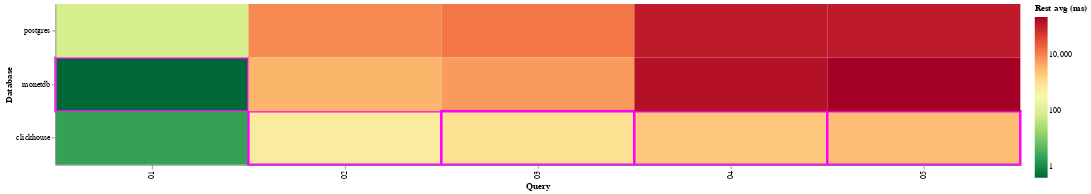

Notebook code cell kept with this figure:
### Code cell
df = db.execute(
    """
WITH query_events AS (
    SELECT
        b.db,
        e.benchmark_id,
        e.name,
        e.time,
        e.type
    FROM event e
    JOIN benchmark b ON e.benchmark_id = b.id
    WHERE b.suite = (?)
      AND b.deleted_at is NULL
      AND e.name ~ '^query_.*_iteration_[0-9]+$'
),
paired AS (
    SELECT
        s.db,
        REGEXP_REPLACE(s.name, '_iteration_[0-9]+$', '') AS base_query,
        CAST(REGEXP_EXTRACT(s.name, '_iteration_([0-9]+)$', 1) AS INTEGER) AS iteration,
        epoch(e.time - s.time) AS duration_seconds
    FROM query_events s
    JOIN query_events e
      ON s.db = e.db
     AND s.benchmark_id = e.benchmark_id
     AND s.name = e.name
     AND s.type = 'start'
     AND e.type = 'end'
),
aggregated AS (
    SELECT
        db,
        base_query,
        MAX(CASE WHEN iteration = 1 THEN duration_seconds END) AS first_seconds,
        AVG(CASE WHEN iteration > 1 THEN duration_seconds END) AS rest_avg_seconds,
        STDDEV_SAMP(CASE WHEN iteration > 1 THEN duration_seconds END) AS rest_stddev_seconds,
        COUNT(*) FILTER (WHERE iteration > 1) AS rest_runs
    FROM paired
    GROUP BY db, base_query
)
SELECT
	db,
	base_query as query,
	1000 * ROUND(first_seconds, 4) AS first_ms,
	1000 * ROUND(rest_avg_seconds, 4) AS rest_avg_ms,
	1000 * ROUND(rest_stddev_seconds, 4) AS rest_stddev_ms,
	rest_runs
FROM
	aggregated
ORDER BY
	query;

""",
    [SUITE],
).pl()


df = df.with_columns(
    pl.col.query.str.strip_prefix("query_").str.split("_").list.first().alias("query"),
    (pl.col.rest_runs + 1).alias("runs"),
)

# df = df.filter(pl.col.db.is_in(["postgres", "monetdb", "postgres-no-index"]))

metric: Literal["first", "rest"] = "rest"


dff = (
    df.group_by("query")
    .agg(pl.col("rest_avg_ms" if metric == "rest" else "first_ms").min().alias("best"))
    .join(df, on="query")
    .with_columns((pl.col("rest_avg_ms" if metric == "rest" else "first_ms") == pl.col("best")).alias("is_fastest"))
    .drop("best")
)


if SUITE == "clickbench":
    dff = dff.sort(pl.col.query.str.strip_prefix("Q").cast(pl.Int32))


query_order = dff["query"].to_list()

db_order = (
    dff.filter(pl.col("is_fastest")).group_by("db").len().sort("len", descending=True).get_column("db").to_list()
)[::-1]


for missing in sorted(set(dff.unique("db").get_column("db").to_list()) - set(db_order), reverse=True):
    db_order = [missing] + db_order

heatmap = (
    alt.Chart(dff)
    .mark_rect()
    .encode(
        y=alt.Y("db:N", title="Database", sort=db_order),
        x=alt.X("query:N", title="Query", sort=query_order),
        color=alt.Color(
            "first_ms:Q",
            title="First (ms)",
            scale=alt.Scale(scheme="redyellowgreen", type="log", reverse=True),
        )
        if metric == "first"
        else alt.Color(
            "rest_avg_ms:Q",
            title="Rest avg (ms)",
            scale=alt.Scale(scheme="redyellowgreen", type="log", reverse=True),
        ),
        stroke=alt.condition(
            "datum.is_fastest",
            alt.value("magenta"),
            alt.value("none"),
        ),
        strokeWidth=alt.condition(
            "datum.is_fastest",
            alt.value(3),
            alt.value(0),
        ),
        tooltip=[
            alt.Tooltip("db:N", title="Database"),
            alt.Tooltip("query:N", title="Query"),
            alt.Tooltip("rest_avg_ms:Q", title="Rest avg (ms)"),
            alt.Tooltip("rest_stddev_ms:Q", title="Rest stddev (ms)"),
            alt.Tooltip("first_ms:Q", title="First run (ms)"),
            alt.Tooltip("runs:Q", title="Number of runs"),
        ],
    )
    .properties(width=1200, height=200)
)


heatmap

### Figure 1 — Vega-Lite specification as saved in the notebook (floating-point values rounded to 4 significant figures)
{"config": {"view": {"continuousWidth": 300, "continuousHeight": 300}}, "data": {"name": "data-e1196a0950a5d646ad7726e893377d63"}, "mark": {"type": "rect"}, "encoding": {"color": {"field": "rest_avg_ms", "scale": {"reverse": true, "scheme": "redyellowgreen", "type": "log"}, "title": "Rest avg (ms)", "type": "quantitative"}, "stroke": {"condition": {"test": "datum.is_fastest", "value": "magenta"}, "value": "none"}, "strokeWidth": {"condition": {"test": "datum.is_fastest", "value": 3}, "value": 0}, "tooltip": [{"field": "db", "title": "Database", "type": "nominal"}, {"field": "query", "title": "Query", "type": "nominal"}, {"field": "rest_avg_ms", "title": "Rest avg (ms)", "type": "quantitative"}, {"field": "rest_stddev_ms", "title": "Rest stddev (ms)", "type": "quantitative"}, {"field": "first_ms", "title": "First run (ms)", "type": "quantitative"}, {"field": "runs", "title": "Number of runs", "type": "quantitative"}], "x": {"field": "query", "sort": ["01", "01", "01", "02", "02", "02", "03", "03", "03", "04", "04", "04", "05", "05", "05"], "title": "Query", "type": "nominal"}, "y": {"field": "db", "sort": ["postgres", "monetdb", "clickhouse"], "title": "Database", "type": "nominal"}}, "height": 200, "width": 1200, "$schema": "https://vega.github.io/schema/vega-lite/v5.20.1.json", "datasets": {"data-e1196a0950a5d646ad7726e893377d63": [{"query": "01", "db": "monetdb", "first_ms": 41.0, "rest_avg_ms": 0.4, "rest_stddev_ms": 0.1, "rest_runs": 9, "runs": 10, "is_fastest": true}, {"query": "01", "db": "clickhouse", "first_ms": 51.1, "rest_avg_ms": 2.2, "rest_stddev_ms": 0.3, "rest_runs": 9, "runs": 10, "is_fastest": false}, {"query": "01", "db": "postgres", "first_ms": 208.2, "rest_avg_ms": 80.9, "rest_stddev_ms": 3.2, "rest_runs": 9, "runs": 10, "is_fastest": false}, {"query": "02", "db": "clickhouse", "first_ms": 686.5, "rest_avg_ms": 543.9, "rest_stddev_ms": 18.6, "rest_runs": 2, "runs": 3, "is_fastest": true}, {"query": "02", "db": "postgres", "first_ms": 9159.0, "rest_avg_ms": 8945.0, "rest_stddev_ms": 198.4, "rest_runs": 2, "runs": 3, "is_fastest": false}, {"query": "02", "db": "monetdb", "first_ms": 3282.0, "rest_avg_ms": 3289.0, "rest_stddev_ms": 129.5, "rest_runs": 2, "runs": 3, "is_fastest": false}, {"query": "03", "db": "postgres", "first_ms": 13240.0, "rest_avg_ms": 13400.0, "rest_stddev_ms": 1068.0, "rest_runs": 2, "runs": 3, "is_fastest": false}, {"query": "03", "db": "monetdb", "first_ms": 6172.0, "rest_avg_ms": 6153.0, "rest_stddev_ms": 42.4, "rest_runs": 2, "runs": 3, "is_fastest": false}, {"query": "03", "db": "clickhouse", "first_ms": 913.0, "rest_avg_ms": 917.3, "rest_stddev_ms": 1.5, "rest_runs": 2, "runs": 3, "is_fastest": true}, {"query": "04", "db": "clickhouse", "first_ms": 2039.0, "rest_avg_ms": 1993.0, "rest_stddev_ms": 32.0, "rest_runs": 2, "runs": 3, "is_fastest": true}, {"query": "04", "db": "monetdb", "first_ms": 118400.0, "rest_avg_ms": 150500.0, "rest_stddev_ms": 4596.0, "rest_runs": 2, "runs": 3, "is_fastest": false}, {"query": "04", "db": "postgres", "first_ms": 114000.0, "rest_avg_ms": 113600.0, "rest_stddev_ms": 502.0, "rest_runs": 2, "runs": 3, "is_fastest": false}, {"query": "05", "db": "clickhouse", "first_ms": 2408.0, "rest_avg_ms": 2601.0, "rest_stddev_ms": 342.7, "rest_runs": 2, "runs": 3, "is_fastest": true}, {"query": "05", "db": "postgres", "first_ms": 112300.0, "rest_avg_ms": 113500.0, "rest_stddev_ms": 189.8, "rest_runs": 2, "runs": 3, "is_fastest": false}, {"query": "05", "db": "monetdb", "first_ms": 246700.0, "rest_avg_ms": 228500.0, "rest_stddev_ms": 23210.0, "rest_runs": 2, "runs": 3, "is_fastest": false}]}}
